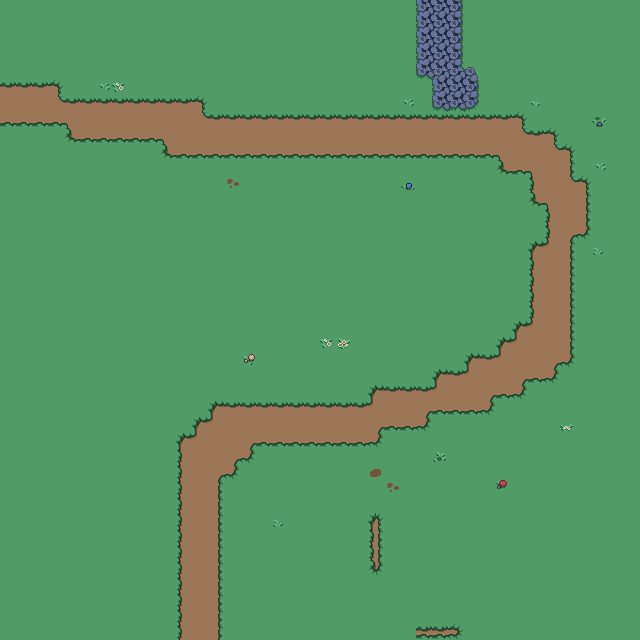

The image is a tile-based game level rendered from a .tmx file. Its description and source (layers, tilesets, objects; grid data summarised) follow:
An orthogonal 40x40 tile map with 16x16 px tiles, 2 tile layers (Tile Layer 1, Tile Layer 2), 8 tilesets and 231 objects.

<map version="1.10" tiledversion="1.10.2" orientation="orthogonal" renderorder="right-down" width="40" height="40" tilewidth="16" tileheight="16" infinite="0" nextlayerid="7" nextobjectid="322">
 <tileset firstgid="1" source="grass.tsx" />
 <tileset firstgid="2" source="objects_48x64.tsx" />
 <tileset firstgid="6" source="plains.tsx" />
 <tileset firstgid="78" source="objects.tsx" />
 <tileset firstgid="286" source="objects_32x16.tsx" />
 <tileset firstgid="290" source="fences.tsx" />
 <tileset firstgid="306" source="decor_16x16.tsx" />
 <tileset firstgid="326" source="chest_01.tsx" />
 <layer id="1" name="Tile Layer 1" width="40" height="40">
  <properties>
   <property name="depth" value="0" />
  </properties>
  <data>[1600 cells, 1600 non-empty, 28 distinct tile ids]</data>
 </layer>
 <layer id="6" name="Tile Layer 2" width="40" height="40">
  <data>[1600 cells, 18 non-empty, 13 distinct tile ids]</data>
 </layer>
 <objectgroup id="2" name="Object Layer 1" class="object_layer">
  <object id="13" gid="2" x="-4" y="659" width="48" height="64">
   <properties>
    <property name="object_type" value="tree01" />
   </properties>
  </object>
  <object id="14" gid="2" x="12.5" y="629" width="48" height="64">
   <properties>
    <property name="object_type" value="tree01" />
   </properties>
  </object>
  <object id="15" gid="2" x="36" y="660.5" width="48" height="64">
   <properties>
    <property name="object_type" value="tree01" />
   </properties>
  </object>
  <object id="16" gid="2" x="76" y="665" width="48" height="64">
   <properties>
    <property name="object_type" value="tree01" />
   </properties>
  </object>
  <object id="17" gid="2" x="98.5" y="652" width="48" height="64">
   <properties>
    <property name="object_type" value="tree01" />
   </properties>
  </object>
  <object id="18" gid="2" x="120.5" y="669.5" width="48" height="64">
   <properties>
    <property name="object_type" value="tree01" />
   </properties>
  </object>
  <object id="19" gid="2" x="45.5" y="619.5" width="48" height="64">
   <properties>
    <property name="object_type" value="tree01" />
   </properties>
  </object>
  <object id="20" gid="2" x="78" y="630" width="48" height="64">
   <properties>
    <property name="object_type" value="tree01" />
   </properties>
  </object>
  <object id="21" gid="2" x="-1" y="591" width="48" height="64">
   <properties>
    <property name="object_type" value="tree01" />
   </properties>
  </object>
  <object id="22" gid="2" x="-15.5" y="620.5" width="48" height="64">
   <properties>
    <property name="object_type" value="tree01" />
   </properties>
  </object>
  <object id="23" gid="2" x="36.5" y="591.5" width="48" height="64">
   <properties>
    <property name="object_type" value="tree01" />
   </properties>
  </object>
  <object id="24" gid="2" x="58.5" y="567" width="48" height="64">
   <properties>
    <property name="object_type" value="tree01" />
   </properties>
  </object>
  <object id="25" gid="2" x="23" y="557.5" width="48" height="64">
   <properties>
    <property name="object_type" value="tree01" />
   </properties>
  </object>
  <object id="26" gid="2" x="-10.5" y="545.5" width="48" height="64">
   <properties>
    <property name="object_type" value="tree01" />
   </properties>
  </object>
  <object id="27" gid="2" x="53" y="533.5" width="48" height="64">
   <properties>
    <property name="object_type" value="tree01" />
   </properties>
  </object>
  <object id="28" gid="2" x="22.5" y="524.5" width="48" height="64">
   <properties>
    <property name="object_type" value="tree01" />
   </properties>
  </object>
  <object id="29" gid="2" x="56.5" y="501.5" width="48" height="64">
   <properties>
    <property name="object_type" value="tree01" />
   </properties>
  </object>
  <object id="30" gid="2" x="9.5" y="495" width="48" height="64">
   <properties>
    <property name="object_type" value="tree01" />
   </properties>
  </object>
  <object id="31" gid="2" x="-16.5" y="469" width="48" height="64">
   <properties>
    <property name="object_type" value="tree01" />
   </properties>
  </object>
  <object id="32" gid="2" x="41.5" y="461" width="48" height="64">
   <properties>
    <property name="object_type" value="tree01" />
   </properties>
  </object>
  <object id="33" gid="2" x="81" y="488" width="48" height="64">
   <properties>
    <property name="object_type" value="tree01" />
   </properties>
  </object>
  <object id="34" gid="2" x="10.5" y="441" width="48" height="64">
   <properties>
    <property name="object_type" value="tree01" />
   </properties>
  </object>
  <object id="35" gid="2" x="-15" y="410" width="48" height="64">
   <properties>
    <property name="object_type" value="tree01" />
   </properties>
  </object>
  <object id="36" gid="2" x="34.5" y="406.5" width="48" height="64">
   <properties>
    <property name="object_type" value="tree01" />
   </properties>
  </object>
  <object id="37" gid="2" x="60" y="377" width="48" height="64">
   <properties>
    <property name="object_type" value="tree01" />
   </properties>
  </object>
  <object id="38" gid="2" x="63" y="439" width="48" height="64">
   <properties>
    <property name="object_type" value="tree01" />
   </properties>
  </object>
  <object id="39" gid="2" x="98.5" y="452.5" width="48" height="64">
   <properties>
    <property name="object_type" value="tree01" />
   </properties>
  </object>
  <object id="40" gid="2" x="81" y="406.5" width="48" height="64">
   <properties>
    <property name="object_type" value="tree01" />
   </properties>
  </object>
  <object id="41" gid="2" x="25" y="375.5" width="48" height="64">
   <properties>
    <property name="object_type" value="tree01" />
   </properties>
  </object>
  <object id="42" gid="2" x="-6" y="387.5" width="48" height="64">
   <properties>
    <property name="object_type" value="tree01" />
   </properties>
  </object>
  <object id="43" gid="2" x="30.5" y="353" width="48" height="64">
   <properties>
    <property name="object_type" value="tree01" />
   </properties>
  </object>
  <object id="44" gid="2" x="-4" y="348" width="48" height="64">
   <properties>
    <property name="object_type" value="tree01" />
   </properties>
  </object>
  <object id="45" gid="2" x="64" y="321.5" width="48" height="64">
   <properties>
    <property name="object_type" value="tree01" />
   </properties>
  </object>
  </objectgroup>
 <objectgroup id="4" name="Loading Zones">
  <!-- 3 objects omitted --></objectgroup>
 <objectgroup id="3" name="Enemies" class="enemy_layer">
  <!-- 4 objects omitted --></objectgroup>
</map>
<!-- 198 of 231 objects omitted -->
